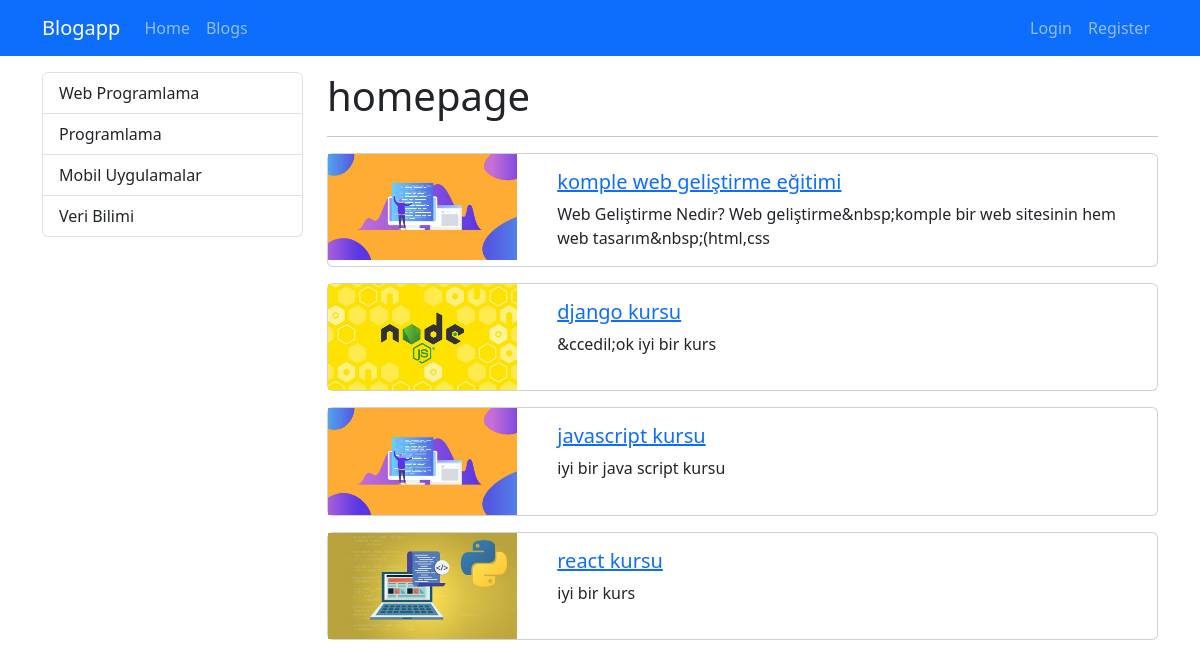
The page / on the database its author committed.
### blog/models.py (models this page shows, shortened)
class Category(models.Model):
    name = models.CharField(max_length=150)
    slug = models.SlugField(null=False, blank=True, unique=True, db_index=True, editable=False)

class Blog(models.Model):
    title = models.CharField(max_length=200)
    image = models.ImageField(upload_to="blogs")
    description = RichTextField()
    is_active = models.BooleanField(default=False)
    is_home = models.BooleanField(default=False)
    slug = models.SlugField(null=False, blank=True, unique=True, db_index=True, editable=False)
    categories = models.ManyToManyField(Category, blank=True)

### blog/views.py (the view)
# urls.py: path("",views.index, name="home"),
def index(request):
    context = {
        "blogs": Blog.objects.filter(is_active=True, is_home=True),
        "categories": Category.objects.all()
    }
    return render(request, "blog/index.html", context)

### blog/templates/blog/index.html (shortened to what this page needs)
{% extends "base.html" %}
{% load static %}
{% block css_files %}
    <link rel="stylesheet" href="{% static 'blog/css/style.css' %}">
{% endblock %}
{% block content %}
<div class="container mt-3">
    <div class="row">
        <div class="col-3">
            {% include 'partials/_categories.html' %}
        </div>
        <div class="col-9">
            <h1>homepage</h1>
            <hr>
            {% for blog in blogs %}
                {% if blog.is_home and blog.is_active %}
                    {% include 'blog/partials/_blog.html' %}
                {% endif %}
            {% endfor %}
            </div>
        </div>
    </div>
{% endblock %}

### templates/base.html (shortened to what this page needs)
{% load static %}
<!DOCTYPE html>
<html lang="tr">
<head>
    <link rel="stylesheet" href="{% static 'css/bootstrap.min.css' %}">
    <link rel="stylesheet" href="{% static 'css/base.css' %}">
    {% block css_files %} {% endblock %}
</head>
<body>
    {% include 'partials/_navbar.html' %}
    {% block content %}{% endblock %}
</body>
</html>

### templates/partials/_navbar.html
<nav class="navbar navbar-dark bg-primary navbar-expand-lg">
    <div class="container">
        <a class="navbar-brand" href="{% url 'home' %}">Blogapp</a>
        <ul class="navbar-nav me-auto">
            <li class="nav-item">
                <a class="nav-link" href="{% url 'home' %}">Home</a>
            </li>
            <li class="nav-item">
                <a class="nav-link" href="{% url 'blogs' %}">Blogs</a>
            </li>
        </ul>
        <ul class="navbar-nav ms-auto">
            {% if user.is_authenticated %}
                <li class="nav-item">
                    <a class="nav-link" href="{% url 'logout' %}">Logout</a>
                </li>
                <li class="nav-item">
                    <a class="nav-link" href="">Welcome, {{ user.get_full_name|title }} </a>
                </li>
            {% else %}
                <li class="nav-item">
                    <a class="nav-link" href="{% url 'login' %}">Login</a>
                </li>
                <li class="nav-item">
                    <a class="nav-link" href="{% url 'register' %}">Register</a>
                </li>
            {% endif %}
        </ul>
    </div>
</nav>

### templates/partials/_categories.html
<div class="list-group">
    {% for category in categories %}
        {% if category.slug == selected_category %}
            <a class="list-group-item list-group-item-action active" href="{% url 'blogs_by_category' category.slug %}">{{ category.name|title }}</a>
        {% else %}
            <a class="list-group-item list-group-item-action" href="{% url 'blogs_by_category' category.slug %}">{{ category.name|title }}</a>
        {% endif %}
    {% endfor %}
</div>

### blog/templates/blog/partials/_blog.html
{% load static %}
<div class="card mb-3">
    <div class="row">
        <div class="col-md-3">
            <img src="{{ blog.image.url }}" alt="" class="img-fluid">
        </div>
        <div class="col-md-9">
            <div class="card-body">
                <h5 class="card-title">
                    <a href="{% url 'blog_details' blog.slug %}">
                        {{ blog.title }}
                    </a>
                </h5>
                <p class="card-text">{{ blog.description|striptags|slice:"0:100" }}</p>
            </div>
        </div>
    </div>
</div>

### rows shown on the page
Category: name "Web Programlama"
Category: name "Programlama"
Category: name "Mobil Uygulamalar"
Category: name "Veri Bilimi"
Blog: image (picture), title "komple web geliştirme eğitimi", description "Web Geliştirme Nedir? Web geliştirme&nbsp;komple bir web sitesinin hem web tasarım&nbsp;(html,css"
Blog: image (picture), title "django kursu", description "&ccedil;ok iyi bir kurs"
Blog: image (picture), title "javascript kursu", description "iyi bir java script kursu"
Blog: image (picture), title "react kursu", description "iyi bir kurs"
